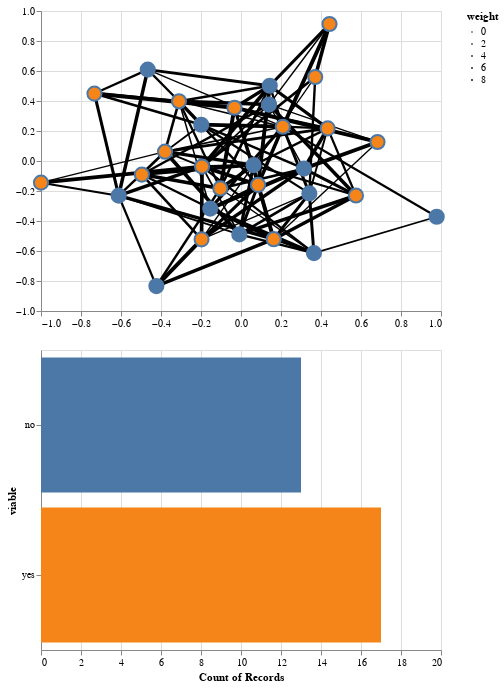

The notebook cell saved with this chart:
### Markdown cell above
Let's add some advanced exploration features using Altair.

### Code cell
# Get the node layer
edges = chart.layer[0]
nodes = chart.layer[1]

# Build a brush
brush = alt.selection_interval(encodings=['x', 'y'])
color = alt.Color('viable:N',  legend=None)

# Condition nodes based on brush
nodes = nodes.encode(
    fill=alt.condition(brush, color, alt.value('gray')),
).add_selection(
    brush
)

# Create a bar graph to show highlighted nodes.
bars = alt.Chart(nodes.data).mark_bar().encode(
    x=alt.X('count()', scale=alt.Scale(domain=(0,20))),
    y='viable',
    color='viable',
).transform_filter(
    brush
)

alt.vconcat(edges+nodes, bars)

### Figure 1 — Vega-Lite specification as saved in the notebook (floating-point values rounded to 4 significant figures; data arrays with more than 128 entries replaced by an {"elided": "..."} marker saying what was removed)
{"$schema": "https://vega.github.io/schema/vega-lite/v2.4.3.json", "config": {"view": {"height": 300, "width": 400}}, "vconcat": [{"layer": [{"data": {"values": {"elided": "214 records"}}, "encoding": {"detail": {"field": "edge", "type": "quantitative"}, "size": {"field": "weight", "type": "quantitative"}, "x": {"axis": {"title": ""}, "field": "x", "type": "quantitative"}, "y": {"axis": {"title": ""}, "field": "y", "type": "quantitative"}}, "mark": {"color": "black", "opacity": 1, "type": "line"}}, {"data": {"values": [{"name": 841, "viable": "yes", "weight": 0.3188, "x": 0.0855, "y": -0.1591}, {"name": 381, "viable": "no", "weight": 1.46, "x": 0.3646, "y": -0.6141}, {"name": 659, "viable": "yes", "weight": -0.9311, "x": 0.1635, "y": -0.5212}, {"name": 742, "viable": "yes", "weight": 1.208, "x": -0.38, "y": 0.06221}, {"name": 758, "viable": "no", "weight": -0.5279, "x": -0.6117, "y": -0.2311}, {"name": 678, "viable": "yes", "weight": -0.1772, "x": -0.1972, "y": -0.5223}, {"name": 330, "viable": "yes", "weight": -0.2073, "x": -0.7328, "y": 0.4494}, {"name": 866, "viable": "yes", "weight": 0.1759, "x": 0.371, "y": 0.5602}, {"name": 161, "viable": "no", "weight": 0.3263, "x": 0.9785, "y": -0.3719}, {"name": 437, "viable": "no", "weight": 1.417, "x": 0.1401, "y": 0.3759}, {"name": 758, "viable": "yes", "weight": 1.441, "x": 0.5747, "y": -0.23}, {"name": 630, "viable": "no", "weight": -0.184, "x": 0.3418, "y": -0.2161}, {"name": 173, "viable": "no", "weight": -0.3034, "x": -0.008582, "y": -0.4894}, {"name": 830, "viable": "yes", "weight": 0.3644, "x": -0.03263, "y": 0.3552}, {"name": 759, "viable": "no", "weight": -0.9892, "x": -0.4231, "y": -0.8338}, {"name": 878, "viable": "no", "weight": 0.511, "x": -0.4663, "y": 0.6092}, {"name": 466, "viable": "yes", "weight": 1.234, "x": 0.2092, "y": 0.2286}, {"name": 270, "viable": "no", "weight": -0.07324, "x": 0.06292, "y": -0.0277}, {"name": 810, "viable": "no", "weight": -0.01185, "x": -0.1988, "y": 0.2419}, {"name": 435, "viable": "no", "weight": 0.6321, "x": 0.1439, "y": 0.5015}, {"name": 583, "viable": "yes", "weight": 0.5547, "x": 0.4334, "y": 0.2175}, {"name": 368, "viable": "yes", "weight": -1.042, "x": -0.1034, "y": -0.1828}, {"name": 760, "viable": "yes", "weight": -0.6123, "x": 0.6826, "y": 0.1269}, {"name": 322, "viable": "yes", "weight": 0.4666, "x": -0.4957, "y": -0.09066}, {"name": 959, "viable": "yes", "weight": -0.4036, "x": -0.3102, "y": 0.3979}, {"name": 27, "viable": "yes", "weight": -0.507, "x": -1, "y": -0.1444}, {"name": 360, "viable": "yes", "weight": 0.7583, "x": 0.4426, "y": 0.9134}, {"name": 893, "viable": "yes", "weight": 0.9575, "x": -0.1947, "y": -0.03719}, {"name": 309, "viable": "no", "weight": -1.986, "x": -0.1537, "y": -0.3172}, {"name": 137, "viable": "no", "weight": -0.3582, "x": 0.3145, "y": -0.05112}]}, "encoding": {"fill": {"condition": {"field": "viable", "legend": null, "selection": "selector009", "type": "nominal"}, "value": "gray"}, "tooltip": [{"field": "weight", "type": "quantitative"}, {"field": "name", "type": "quantitative"}, {"field": "viable", "type": "nominal"}], "x": {"field": "x", "type": "quantitative"}, "y": {"field": "y", "type": "quantitative"}}, "mark": {"opacity": 1, "size": 200, "type": "point"}, "selection": {"selector009": {"encodings": ["x", "y"], "mark": {"fill": "#333", "fillOpacity": 0.125, "stroke": "white"}, "on": "[mousedown, window:mouseup] > window:mousemove!", "resolve": "global", "translate": "[mousedown, window:mouseup] > window:mousemove!", "type": "interval", "zoom": "wheel!"}}}]}, {"data": {"values": [{"name": 841, "viable": "yes", "weight": 0.3188, "x": 0.0855, "y": -0.1591}, {"name": 381, "viable": "no", "weight": 1.46, "x": 0.3646, "y": -0.6141}, {"name": 659, "viable": "yes", "weight": -0.9311, "x": 0.1635, "y": -0.5212}, {"name": 742, "viable": "yes", "weight": 1.208, "x": -0.38, "y": 0.06221}, {"name": 758, "viable": "no", "weight": -0.5279, "x": -0.6117, "y": -0.2311}, {"name": 678, "viable": "yes", "weight": -0.1772, "x": -0.1972, "y": -0.5223}, {"name": 330, "viable": "yes", "weight": -0.2073, "x": -0.7328, "y": 0.4494}, {"name": 866, "viable": "yes", "weight": 0.1759, "x": 0.371, "y": 0.5602}, {"name": 161, "viable": "no", "weight": 0.3263, "x": 0.9785, "y": -0.3719}, {"name": 437, "viable": "no", "weight": 1.417, "x": 0.1401, "y": 0.3759}, {"name": 758, "viable": "yes", "weight": 1.441, "x": 0.5747, "y": -0.23}, {"name": 630, "viable": "no", "weight": -0.184, "x": 0.3418, "y": -0.2161}, {"name": 173, "viable": "no", "weight": -0.3034, "x": -0.008582, "y": -0.4894}, {"name": 830, "viable": "yes", "weight": 0.3644, "x": -0.03263, "y": 0.3552}, {"name": 759, "viable": "no", "weight": -0.9892, "x": -0.4231, "y": -0.8338}, {"name": 878, "viable": "no", "weight": 0.511, "x": -0.4663, "y": 0.6092}, {"name": 466, "viable": "yes", "weight": 1.234, "x": 0.2092, "y": 0.2286}, {"name": 270, "viable": "no", "weight": -0.07324, "x": 0.06292, "y": -0.0277}, {"name": 810, "viable": "no", "weight": -0.01185, "x": -0.1988, "y": 0.2419}, {"name": 435, "viable": "no", "weight": 0.6321, "x": 0.1439, "y": 0.5015}, {"name": 583, "viable": "yes", "weight": 0.5547, "x": 0.4334, "y": 0.2175}, {"name": 368, "viable": "yes", "weight": -1.042, "x": -0.1034, "y": -0.1828}, {"name": 760, "viable": "yes", "weight": -0.6123, "x": 0.6826, "y": 0.1269}, {"name": 322, "viable": "yes", "weight": 0.4666, "x": -0.4957, "y": -0.09066}, {"name": 959, "viable": "yes", "weight": -0.4036, "x": -0.3102, "y": 0.3979}, {"name": 27, "viable": "yes", "weight": -0.507, "x": -1, "y": -0.1444}, {"name": 360, "viable": "yes", "weight": 0.7583, "x": 0.4426, "y": 0.9134}, {"name": 893, "viable": "yes", "weight": 0.9575, "x": -0.1947, "y": -0.03719}, {"name": 309, "viable": "no", "weight": -1.986, "x": -0.1537, "y": -0.3172}, {"name": 137, "viable": "no", "weight": -0.3582, "x": 0.3145, "y": -0.05112}]}, "encoding": {"color": {"field": "viable", "type": "nominal"}, "x": {"aggregate": "count", "scale": {"domain": [0, 20]}, "type": "quantitative"}, "y": {"field": "viable", "type": "nominal"}}, "mark": "bar", "transform": [{"filter": {"selection": "selector009"}}]}]}
